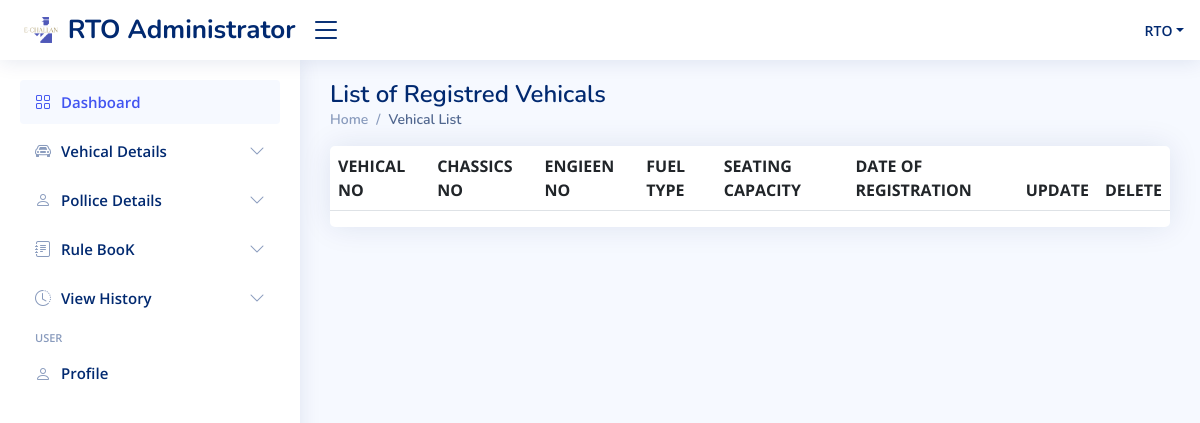
/rto-administrator/rtodashboard/view_vehicle_list/ (signed in), run on an earlier commit of the app's database.
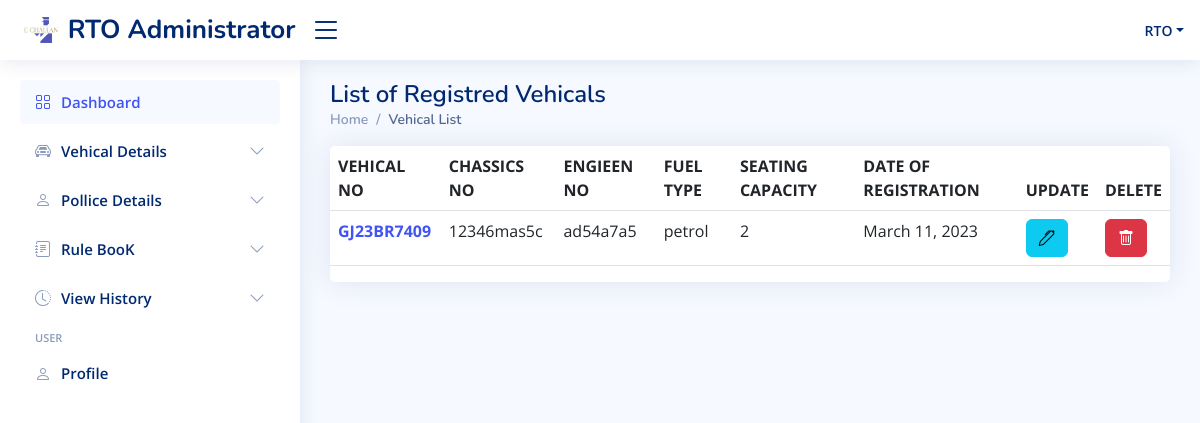
And on a later commit of the database.
### rto/models.py (models this page shows, shortened)
class Vehicle(models.Model):
    vehicle_id=models.AutoField(primary_key = True)
    vehicle_no=models.CharField(max_length=50,default=None)
    vehicle_own_name = models.CharField(max_length=50,default=None)
    vehicle_own_contact=models.IntegerField(default=None)
    vehicle_own_add=models.CharField(max_length=100,default=None)
    vehicle_own_email=models.CharField(max_length=50, default=None)
    vehicle_company_name=models.CharField(max_length=50,default=None)
    vehicle_date_reg=models.DateField(default=None)
    vehicle_chassics_no=models.CharField(max_length=30,default=None)
    vehicle_eng_no=models.CharField(max_length=30,default=None)
    vehicle_own_srno=models.IntegerField(default=None)
    vehicle_fuel_use=models.CharField(max_length=30,default=None)
    vehicle_Seat_cap=models.IntegerField(default=None)
    vehicle_model_name=models.CharField(max_length=50,default=None)
    vehicle_created_date=models.DateField(auto_now_add=True)
    vehicle_last_login=models.CharField(max_length=30,default=None)

### rto/views.py (the view)
# urls.py: path('rtodashboard/view_vehicle_list/', views.allv,name="vehiclelist"),
def allv(request):
    if authcheck(request):
        allvehicle = list(Vehicle.objects.all().values())
        context = {
            'user': user(request),
            'p': allvehicle
            }
        return render(request, 'rto_vehicle_list.html',context)
    else:
        return log_rto(request)

### rto/views.py (called while the page is built)
def authcheck(request):
    if request.session.get('login') == False or request.session.get('username') == None:
        return False
    else:
        return True

def user(request):
    user_info = {
        'username': request.session.get('username')
    }
    return user_info

### rto/templates/rto_vehicle_list.html (shortened to what this page needs)
{% extends 'base.html' %}
{% block body1 %}
<main id="main" class="main">
  <div class="pagetitle">
    <h1>List of Registred Vehicals</h1>
    <nav>
      <ol class="breadcrumb">
        <li class="breadcrumb-item"><a href="../">Home</a></li>
        <li class="breadcrumb-item active">Vehical List</li>
      </ol>
    </nav>
  </div>
  <section class="section">
    <div class="row">
      <div class="col-lg-12">
        <div class="col-12">
          <div class="card  overflow-auto">
            <table class="table table-border datatable">
              <thead>
                <tr>
                  <th scope="col">VEHICAL NO </th>
                  <th scope="col">CHASSICS NO</th>
                  <th scope="col">ENGIEEN NO </th>
                  <th scope="col">FUEL TYPE </th>
                  <th scope="col">SEATING CAPACITY</th>
                  <th scope="col">DATE OF REGISTRATION</th>
                  <th scope="col">UPDATE </th>
                  <th scope="col">DELETE </th>
                </tr>
              </thead>
              <tbody>
                {% for i in p %}
                <tr>
                  <th scope="row"><a href="show_vid/{{ i.vehicle_id}}">{{i.vehicle_no}}</a></th>
                  <td>{{i.vehicle_chassics_no}}</td>
                  <td>{{i.vehicle_eng_no}}</td>
                  <td>{{i.vehicle_fuel_use}}</td>
                  <td>{{i.vehicle_Seat_cap}}</td>
                  <td>{{i.vehicle_created_date}}</td>
                  <td><a href="update_vid/{{ i.vehicle_id}}" class="btn btn-info"><i class="bi bi-pen"></i></a></td>
                  <td><button type="button" class="btn btn-danger" data-bs-toggle="modal" data-bs-target="#basicModal{{ i.vehicle_id}}">
                    <i class="bi bi-trash"></i>
                  </button></td>
                </tr>
                {% endfor %}
              </tbody>
            </table>
          </div>
        </div>
    </div>
    </div>
  </section>
</main>
{% endblock body1 %}

What changed in the data, as far as the page shows it:
added Vehicle: vehicle_no "GJ23BR7409", vehicle_chassics_no "12346mas5c", vehicle_eng_no "ad54a7a5", vehicle_fuel_use "petrol", vehicle_Seat_cap "2", vehicle_created_date "March 11, 2023"
